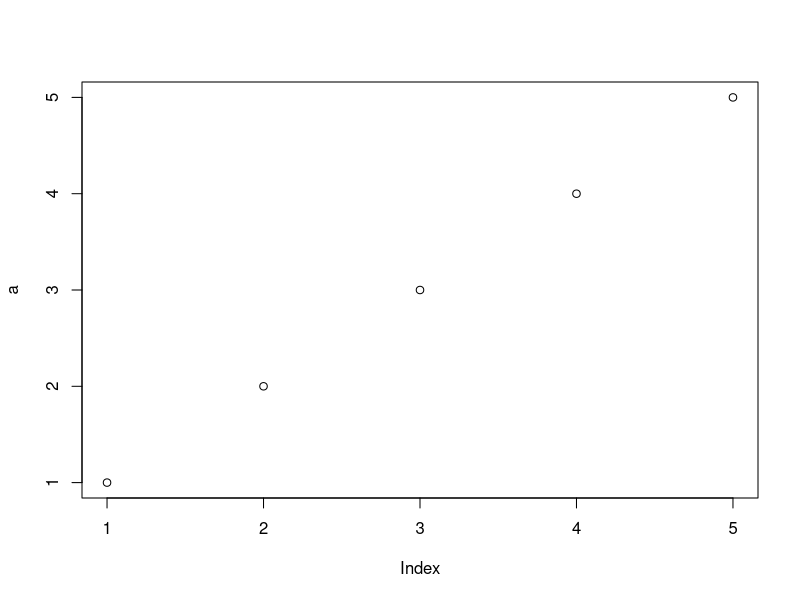
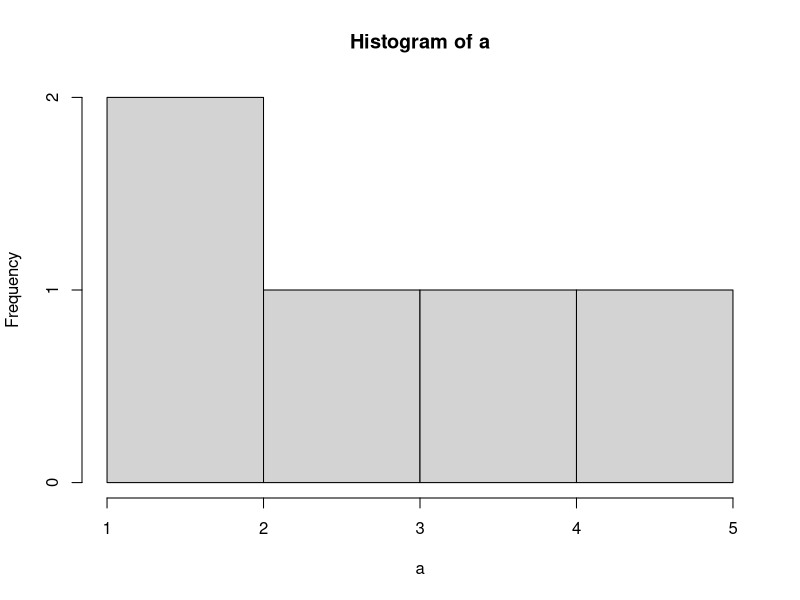

Here is the R script that generated these plots, in order: (Note: this script raises an error after producing the figures.)
#Basic Befehle von R im Rahmen der Veranstaltung Einführung in die Ökonometrie WiSe 2020/21
#Basis: Überscihtsblatt
#Einfacher Vektor:
a <- c(1, 2, 3, 4, 5)
#Erste Zeile eines Datensatzes anzeigen lassen:
head(a)
#Länge eines Vektors anzeigen lassen
length(a)
#Absolutbetrag anzeigen lassen:
abs(a)
#Stellen eines Vektors an denen die Bedingung in Klammern gilt:

#Maximum eines Vektors angeben:
max(a)
#Stelle des Vektors an der das MAx ist:
which.max(a)
#Minimum eines Vektors:
min(a)
#Stelle an der das Min ist:
which.min(a)
#Wurzel einer Zahl ziehen:
sqrt(9)
#Arithmetisches Mittel berechnen:
mean(a)
#Median berechnen (Wert an dem 0,5 Quantil):
median(a)
#Varianz berechnen:
var(a)
#Standardabweichung berechnen:
sd(a)
#Kovarianz berechnen:
b <- c(5:1)
cov(a, b)
#Korrelation zwischen zwei Variablen berechnen:
cor(a, b)
#Daten plotten:
plot(a)
#Histogramm einer Variable erstellen:
hist(a)
#Logarithmus ziehen:
log(4)
#Stichprobe ziehen:
sample(a, 2, FALSE,prob = NULL)
#Kurve zeichnen:
curve(a)
#Dimension eines Objekts aufrufen:
dim(a)
#Bezeichnung der VAriablen anzeigen:
names(a)
#Daten ausgeben:
return(a)

